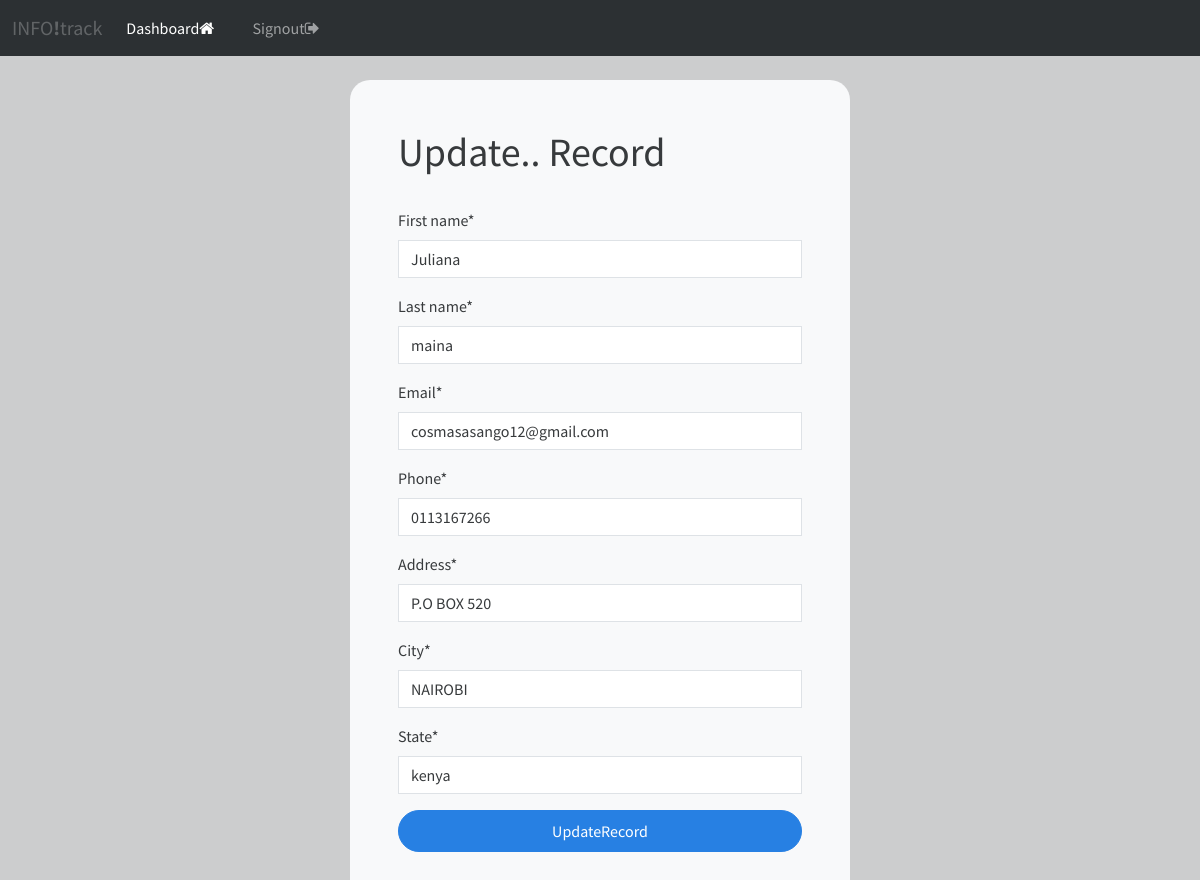
The page /updateRecord/6 (signed in) on the database its author committed.
### crmapp/models.py (models this page shows, shortened)
class record(models.Model):
    created_date = models.DateTimeField(auto_now_add=True)
    first_name = models.CharField(max_length=50)
    last_name = models.CharField(max_length=100)
    email = models.EmailField(max_length=100)
    phone = models.CharField(max_length=100)
    address = models.CharField(max_length=100)
    state = models.CharField(max_length=100)
    city = models.CharField(max_length=100)

### crmapp/views.py (the view)
# urls.py: path('updateRecord/<int:pk>', views.updateRecord, name='updateRecord'),
@login_required(login_url='user_login')
def updateRecord(request, pk):
    customer_data = record.objects.get(id=pk)
    form = CreateRecordForm(instance=customer_data)
    if request.method == 'POST':
        form = CreateRecordForm(request.POST, instance=customer_data)
        if form.is_valid():
            form.save()
            return redirect('dashboard')
    context = {'form': form}
    return render(request, 'crmapp/update-record.html', context)

### crmapp/forms.py
class CreateRecordForm(forms.ModelForm):
    class Meta:
        model = record
        fields = ['first_name', 'last_name', 'email', 'phone', 'address', 'city', 'state']

### crmapp/templates/crmapp/Update-record.html (shortened to what this page needs)
{% extends 'crmapp/base.html' %}
{% load crispy_forms_tags %}
{%  block content %}
<body class="bg-dark bg-opacity-25">
<div class="container bg-light shadow-md p-5 form-layout">
    <h1>Update.. Record</h1>
    <br>
    <form method="POST" class="form-group">
        {{ form|crispy }}
        <button type="submit" class="btn btn-primary w-100 p-2 btn-block rounded-pill" href="url 'updateRecord'customer_data.id ">UpdateRecord</button>
    </form>
</div>
</body>
{% endblock %}

### static/css/styles.css (style rules this page uses)
.form-layout { border-radius: 20px; width: 500px; }

### rows shown on the page
record: first_name "Juliana", last_name "maina", email "cosmasasango12@gmail.com", phone "0113167266", address "P.O BOX 520", city "NAIROBI", state "kenya"
